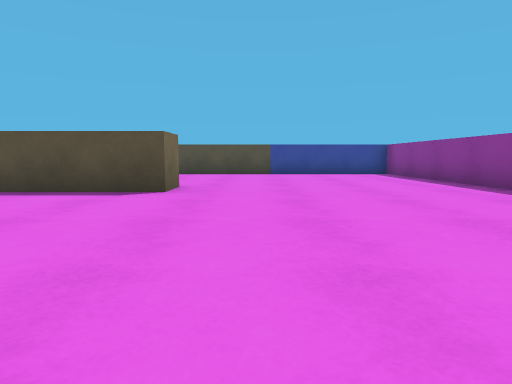
view 1 (above)

18 first-person views from a walk through a Unity game level. The camera is 0.58 m above the floor, tilts 6° down and sees 75° across. The floor is counted in squares, 1 m on a side. Each view is taken from the middle of a square. On the plan, view 1 faces up. The plan holds only what a view shows up to about 9 squares ahead; the rest is blank. The place goes on beyond the plan. The player character is not drawn.

view 2
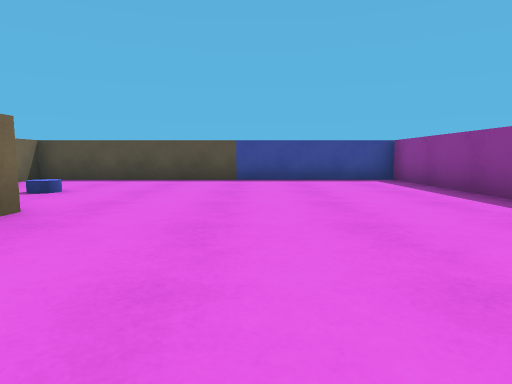

view 3
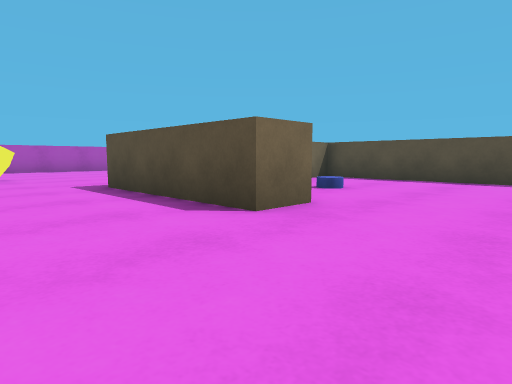

view 4
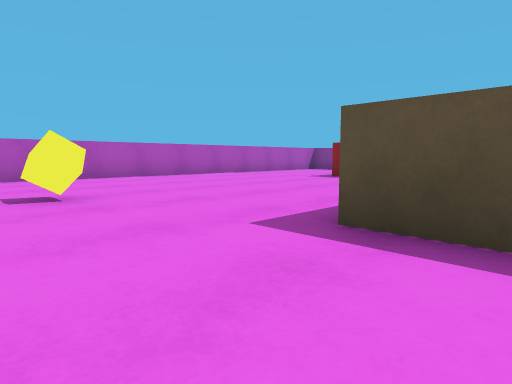

view 5
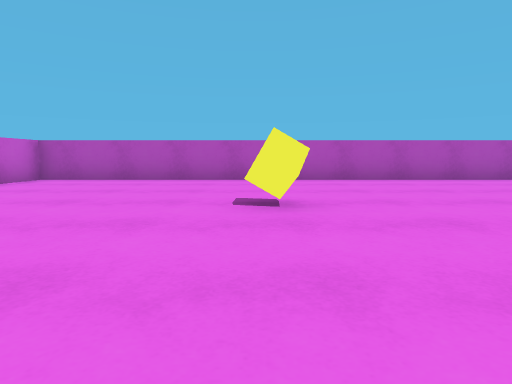

view 6
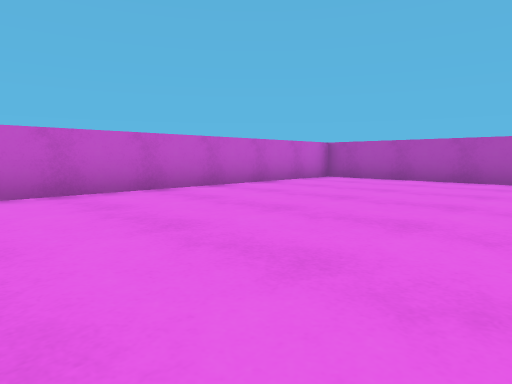

view 7
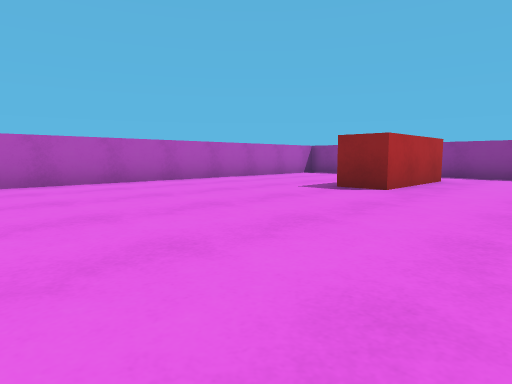

view 8
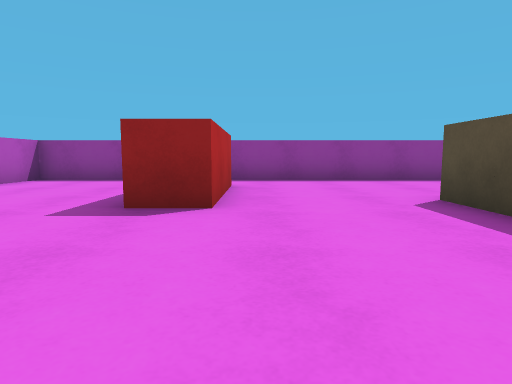

view 9
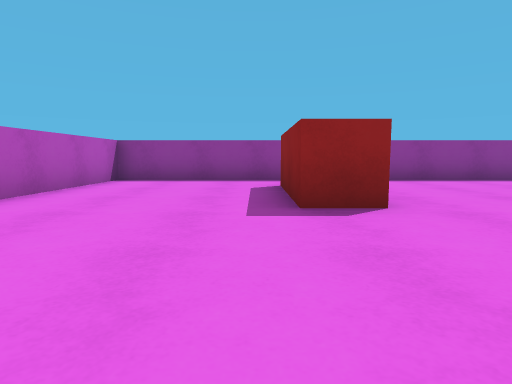

view 10
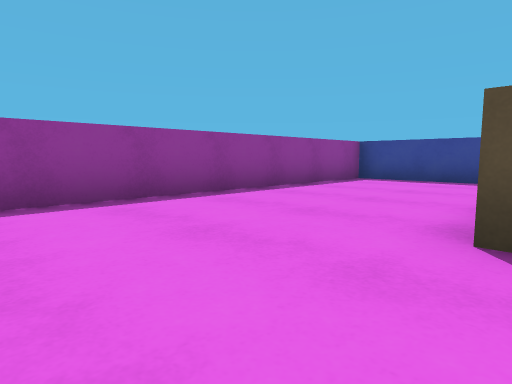

view 11
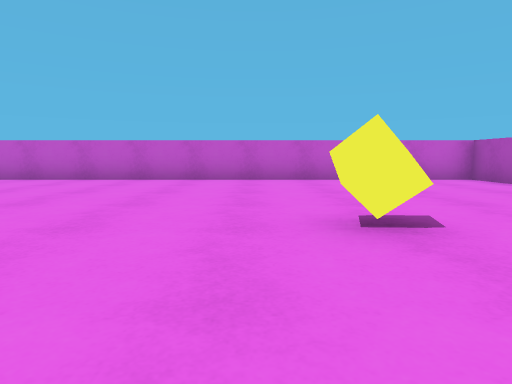

view 12
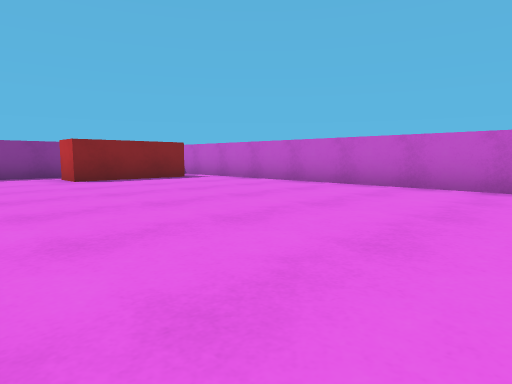

view 13
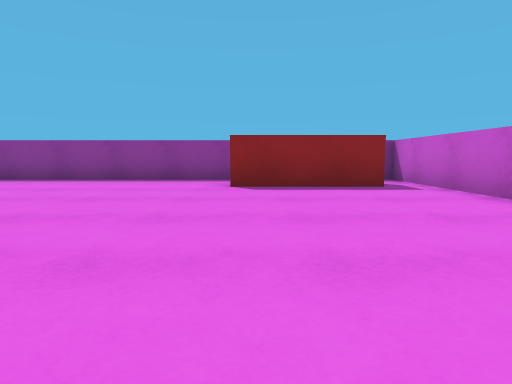

view 14
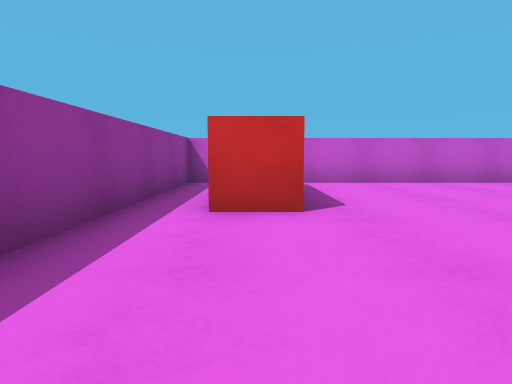

view 15
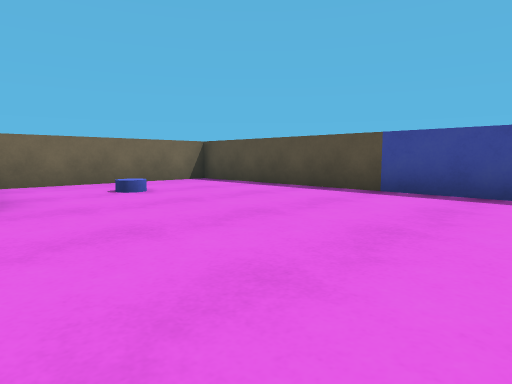

view 16
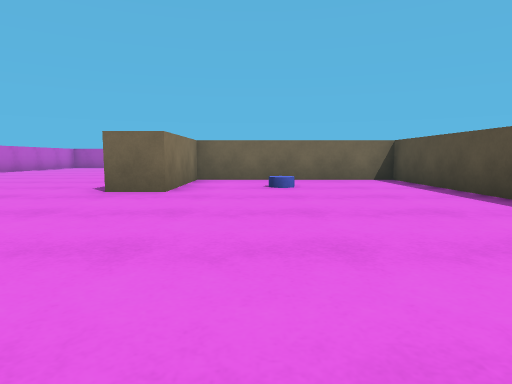

view 17
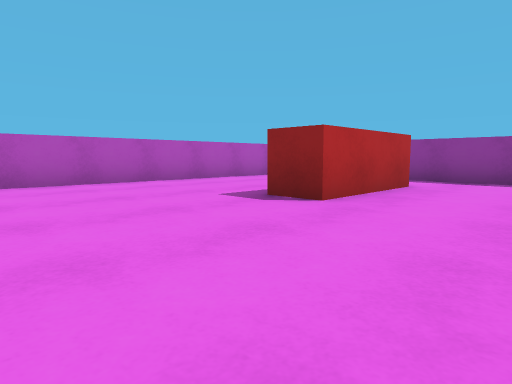

view 18
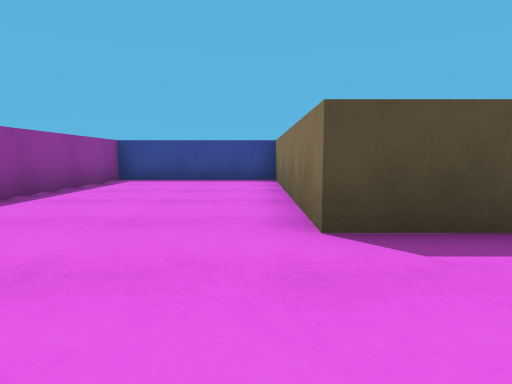

### Floor plan
Points are (right, up) in squares from view 1. A wall is a line through its corners. A room is listed if a view was taken in it or the views show most of it. See-through windows are left out.
Room 1 (views 1, 2, 3, 4, 5, 6, 7, 8, 9, 10, 11, 12, 13, 14, 15, 16, 17, 18)
walls: (-5.5, 11) (-5.5, 12.5) (0.5, 12.5) (0.5, 16.5) (-13.5, 16.5) (-13.5, -1.5) (4.5, -1.5) (4.5, 11.5) (-4.5, 11.5) (-4.5, 6.5) (-1.5, 6.5) (-1.5, 5.5) (-5.5, 5.5); (-8.5, 14.9) (-8.5, 11.8) (-9.5, 11.8) (-9.5, 14.8); (2.5, -0.6) (2.5, 2.5) (3.5, 2.5)
objects: yellow cube (-9, 4); blue cylinder (-2, 8) to (-2, 9)

Where each view was taken, in squares from view 1:
view 1: 0 up, 0 right, facing up
view 2: 3 up, 1 right, facing up
view 3: 3 up, 1 right, facing up-left
view 4: 3 up, 4 left, facing up-left
view 5: 4 up, 5 left, facing left
view 6: 4 up, 5 left, facing down-left
view 7: 6 up, 6 left, facing up-left
view 8: 8 up, 8 left, facing up
view 9: 8 up, 10 left, facing up
view 10: 12 up, 8 left, facing up-right
view 11: 7 up, 8 left, facing down
view 12: 5 up, 6 left, facing down-right
view 13: 2 up, 4 left, facing right
view 14: 6 up, 3 right, facing down
view 15: 6 up, 3 right, facing up-left
view 16: 8 up, 4 right, facing left
view 17: 8 up, 6 left, facing up-left
view 18: 13 up, 8 left, facing right
